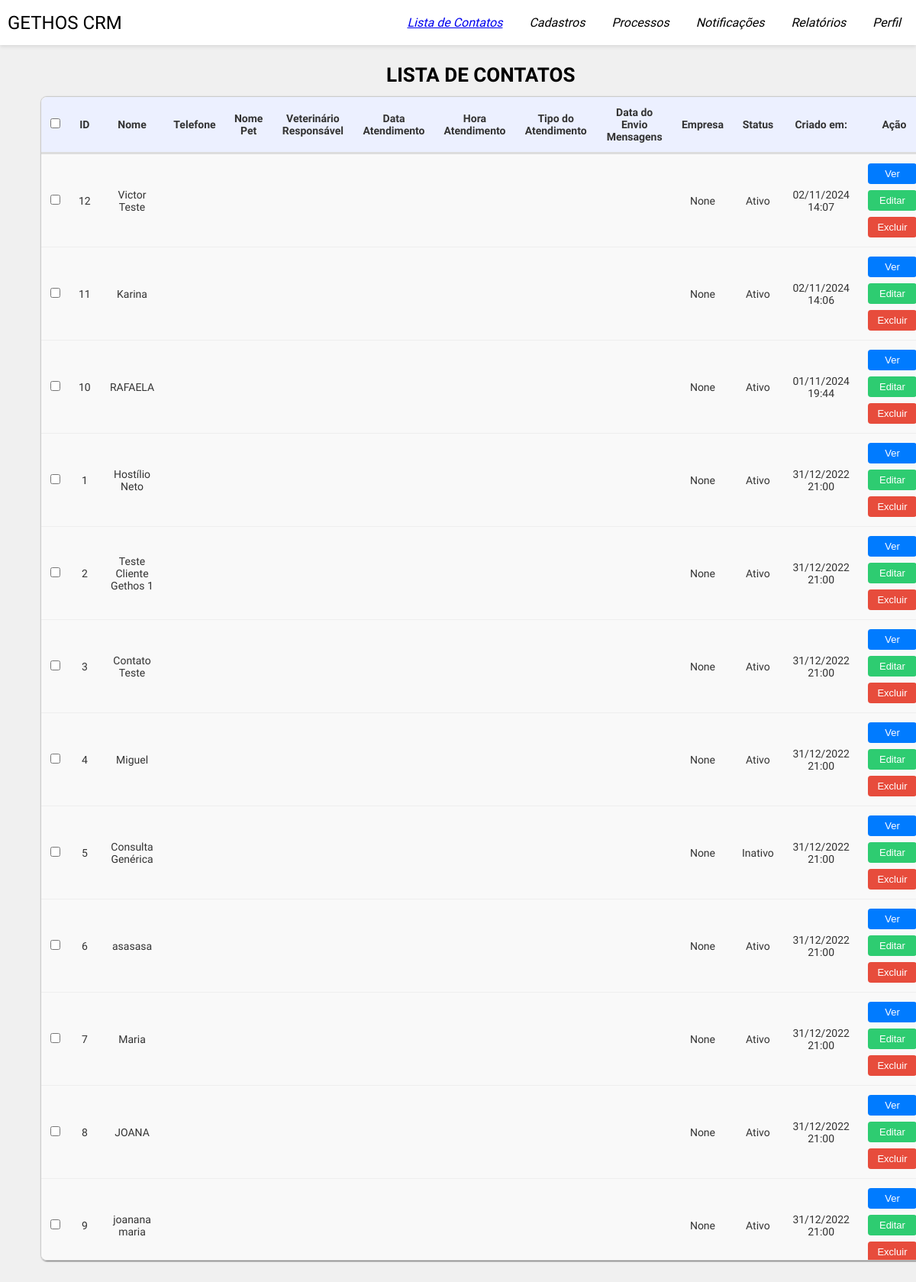
Page /cadastros/adicionar-contato/ on the committed database.
### gethos_home/models.py (models this page shows, shortened)
class Contato(models.Model):
    STATUS_CHOICES = [
        ('Agendado', 'Agendado'),
        ('Confirmado', 'Confirmado'),
        ('Cancelado', 'Cancelado'),
    ]
    nome = models.CharField(max_length=100)
    telefone = models.CharField(max_length=15)
    nome_animal = models.CharField(max_length=50)
    veterinario = models.ForeignKey(Veterinario, on_delete=models.SET_NULL, null=True)
    status = models.CharField(max_length=10, choices=STATUS_CHOICES, default='Agendado')
    data_consulta = models.DateField(null=True, db_index=True)  # Adicionando índice
    hora_consulta = models.TimeField(null=True)
    tipo_atendimento = models.CharField(max_length=100)
    empresa = models.CharField(max_length=100, null=True, blank=True)
    data_criacao = models.DateTimeField(auto_now_add=True)
    class Meta:
        indexes = [
            models.Index(fields=["data_consulta"]),  # Indexação para melhorar performance
        ]

### cadastros/views.py (the view)
# urls.py: path('adicionar-contato/', views.adicionar_contato, name='adicionar_contato'),
def adicionar_contato(request):
    if request.method == 'POST':
        form = ContatoForm(request.POST)
        if form.is_valid():
            print("Formulário válido, salvando contato...")
            form.save()  # Salva o contato
            return redirect('dashboard_auth')  # Redireciona para a mesma página após salvar
        else:
            print("Formulário inválido!")
            print(form.errors)  # Exibe os erros de validação
    else:
        form = ContatoForm()  # Cria um formulário vazio para ser exibido
    contatos = Contato.objects.all().order_by('-data_criacao')
    return render(request, 'cadastro-contato.html', {
        'contato': contatos,
        'form': form,
        })

### gethos_home/forms.py (shortened to what this page needs)
class ContatoForm(forms.ModelForm):
    telefone = forms.CharField(validators=[telefone_validator])  # Validação de números
    class Meta:
        model = Contato
        fields = '__all__'

### cadastros/templates/cadastro-contato.html (shortened to what this page needs)
{% extends 'base.html' %}
{% block extra_css %}
{% load static %}
    <link rel="stylesheet" href="{% static 'cadastros/css/cadastro-contato.css' %}">
{% endblock %}
{% block content %}
<div class="container-geral-cadastro-contato">
    <div class="lista-contatos">
        {% include 'listar_contatos.html' %}
    </div>
</div>
    {% endblock %}

### cadastros/templates/listar_contatos.html (shortened to what this page needs)
<div class="container-div">
    <p class="list-contacts-title"><strong>LISTA DE CONTATOS</strong></p>
  </div>
<div class="table-container">
    <table class="contacts-table">
        <thead>
            <tr>
                <th><input type="checkbox" id="select-all"></th>
                <th>ID</th>
                <th>Nome</th>
                <th>Telefone</th>
                <th>Nome Pet</th>
                <th>Veterinário Responsável</th>
                <th>Data Atendimento</th>
                <th>Hora Atendimento</th>
                <th>Tipo do Atendimento</th>
                <th>Data do Envio Mensagens</th>
                <th>Empresa</th>
                <th>Status</th>
                <th>Criado em:</th>
                <th>Ação</th>
            </tr>
        </thead>
        <tbody>
            {% for contato in contato %}
            <tr>
                <td><input type="checkbox" name="selected_contacts" value="{{ contato.id }}" class="contact-checkbox"></td>
                <td>{{ contato.id }}</td>
                <td>{{ contato.nome }}</td>
                <td>{{ contato.telefone_formatado }}</td>
                <td>{{ contato.nomeAnimal }}</td>
                <td>{{ contato.nomeVet }}</td>
                <td>{{ contato.dataConsulta|date:"d/m/Y" }}</td>
                <td>{{ contato.horaConsulta|time:"H:i" }}</td>
                <td>{{ contato.tipoAtendimento }}</td>
                <td>{{ contato.dataAcao|date:"d/m/Y" }}</td>
                <td>{{ contato.empresa }}</td>
                <td>{{ contato.status }}</td>
                <td>{{ contato.data_criacao|date:"d/m/Y H:i"}}</td>
                <td>
                    <div class="btn-grupo">
                        <button href="#" class="action-btn view-btn" id="btn-acion">Ver</button>
                        <button href="#" class="action-btn edit-btn" id="btn-acion">Editar</button>
                        <button href="#" class="action-btn delete-btn" id="btn-acion">Excluir</button>
                    </div>
                </td>
            </tr>
            {% endfor %}
        </tbody>
    </table>
</div>

### cadastros/static/cadastros/css/cadastro-contato.css (style rules this page uses)
body { font-family: 'Roboto', sans-serif; background-color: #f0f0f0; width: 100%; }
.container-geral-cadastro-contato { width: 100%; display: grid; grid:"adc-contato lista-contatos" 1fr / 1.5fr 2fr; gap: 2rem; margin: 1rem; }
.lista-contatos { grid-area: lista-contatos; }
.lista-contatos { margin-right: 3rem; }
.list-contacts-title { font-size: 26px; display: flex; position: relative; padding: 0.5rem; font-family: 'Lucida Sans', 'Lucida Sans Regular', 'Lucida Grande', 'Lucida Sans Unicode', Geneva, Verdana, sans-serif; align-items: center; justify-content: center; }
.table-container { position: relative; margin: 5px; background-color: #f9f9f9; border-radius: 8px; box-shadow: 0 4px 10px rgba(0, 0, 0, 0.05); font-family: 'Lucida Sans', 'Lucida Sans Regular', 'Lucida Grande', 'Lucida Sans Unicode', Geneva, Verdana, sans-serif; border-collapse: collapse; border: 1px solid #ccc; box-shadow: 1px 1px 2px rgb(106, 106, 106); overflow-y: auto; height: 85vh; width: 100%; }
.contacts-table { width: 100%; border-collapse: collapse; font-size: 14px; color: #333; border-radius: 8px; overflow: hidden; font-family: 'Lucida Sans', 'Lucida Sans Regular', 'Lucida Grande', 'Lucida Sans Unicode', Geneva, Verdana, sans-serif; }
.contacts-table th { background-color: #ecf0ff; padding: 12px; text-align: center; border-bottom: 3px solid #ddd; }
.contacts-table td { padding: 12px; border-bottom: 1px solid #eee; text-align: center; }
.action-btn { background-color: #e0e0e0; border: none; color: #333; padding: 6px 12px; margin-right: 5px; cursor: pointer; font-size: 13px; border-radius: 4px; transition: background-color 0.3s ease; font-family: 'Lucida Sans', 'Lucida Sans Regular', 'Lucida Grande', 'Lucida Sans Unicode', Geneva, Verdana, sans-serif; }
.btn-grupo { display: flex; flex-direction: column; gap: 8px; }
.view-btn { background-color: #007bff; color: #fff; }
.edit-btn { background-color: #2ecc71; color: #fff; }
.delete-btn { background-color: #e74c3c; color: #fff; }
.contacts-table td button { min-width: 60px; text-align: center; }

### static/gethos_home/css/menu_header.css (style rules this page uses)
* { margin: 0; padding: 0; font-family: "Rethink Sans", sans-serif; }

### rows in the picture
Contato: id "12", nome "Victor Teste", empresa "None", status "Ativo", data_criacao "02/11/2024 14:07"
Contato: id "11", nome "Karina", empresa "None", status "Ativo", data_criacao "02/11/2024 14:06"
Contato: id "10", nome "RAFAELA", empresa "None", status "Ativo", data_criacao "01/11/2024 19:44"
Contato: id "1", nome "Hostílio Neto", empresa "None", status "Ativo", data_criacao "31/12/2022 21:00"
Contato: id "2", nome "Teste Cliente Gethos 1", empresa "None", status "Ativo", data_criacao "31/12/2022 21:00"
Contato: id "3", nome "Contato Teste", empresa "None", status "Ativo", data_criacao "31/12/2022 21:00"
Contato: id "4", nome "Miguel", empresa "None", status "Ativo", data_criacao "31/12/2022 21:00"
Contato: id "5", nome "Consulta Genérica", empresa "None", status "Inativo", data_criacao "31/12/2022 21:00"
Contato: id "6", nome "asasasa", empresa "None", status "Ativo", data_criacao "31/12/2022 21:00"
Contato: id "7", nome "Maria", empresa "None", status "Ativo", data_criacao "31/12/2022 21:00"
Contato: id "8", nome "JOANA", empresa "None", status "Ativo", data_criacao "31/12/2022 21:00"
Contato: id "9", nome "joanana maria", empresa "None", status "Ativo", data_criacao "31/12/2022 21:00"
